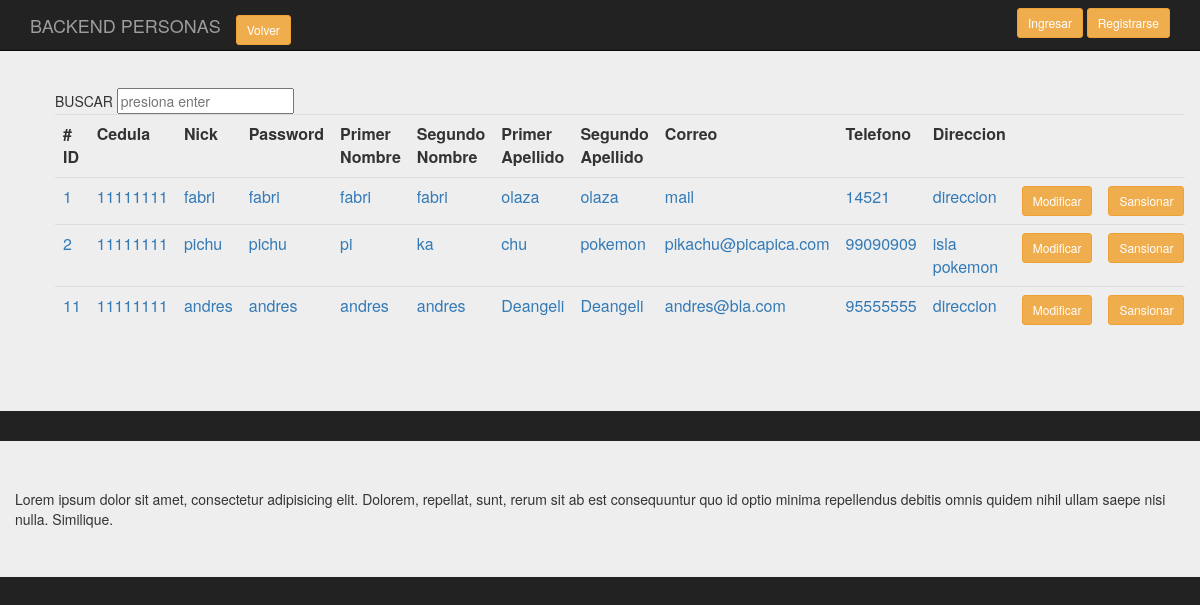
/backend/Presentacion/BackPersona.php, run on an earlier commit of the app's database.
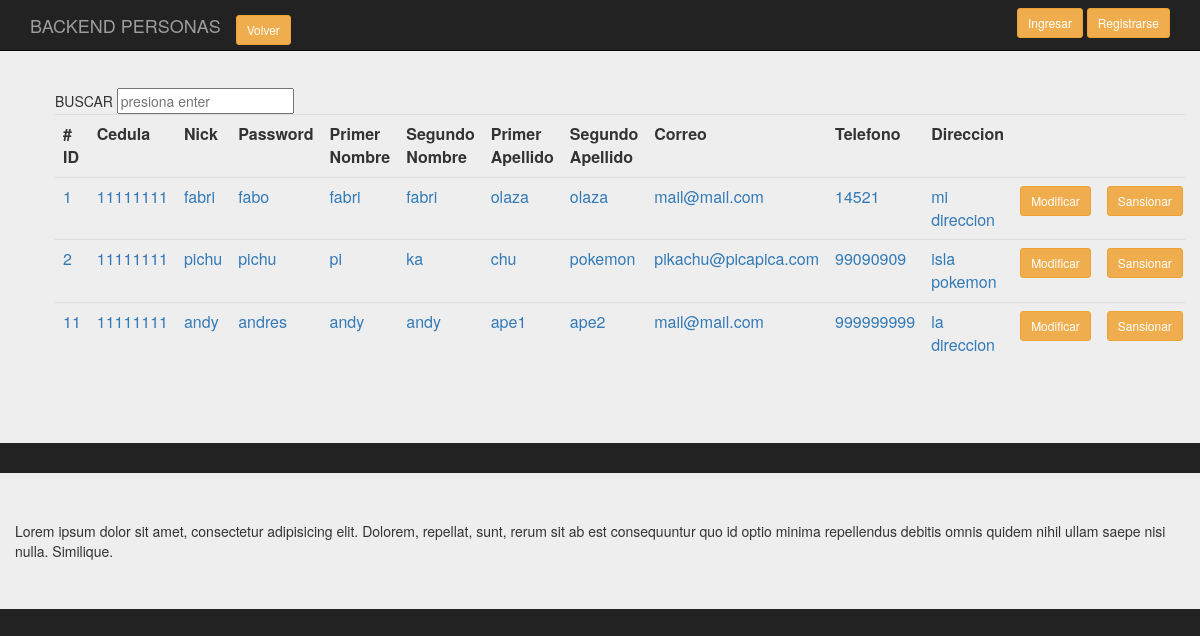
And on a later commit of the database.
### tables this page shows
CREATE TABLE `persona` (
  `id_per` int(11) NOT NULL,
  `ci_per` int(11) DEFAULT NULL,
  `nick_per` varchar(20) DEFAULT NULL,
  `password_per` varchar(20) DEFAULT NULL,
  `nom1_per` varchar(20) DEFAULT NULL,
  `nom2_per` varchar(20) NOT NULL,
  `ape1_per` varchar(20) DEFAULT NULL,
  `ape2_per` varchar(20) DEFAULT NULL,
  `email_per` varchar(60) DEFAULT NULL,
  `tel_per` int(20) DEFAULT NULL,
  `dir_per` varchar(40) DEFAULT NULL
);

### backend/clases/Persona.class.php (called while the page is built, shortened)
<?php
require_once('../persistencia/PersistenciaPersona.class.php');
class Persona
{
    public function consultaTodos($conex)
    {
      $pu=new PersistenciaPersona;
      $datos= $pu->consTodos($conex);
      return $datos;
    }
}
?>

### backend/persistencia/PersistenciaPersona.class.php (called while the page is built, shortened)
<?php
class PersistenciaPersona
{
   public function consTodos( $conex)
   {
        $sql = "select * from persona";
        $result = $conex->prepare($sql);
		$result->execute();
		$resultados=$result->fetchAll();
       return $resultados;
    }
 }
?>

### backend/Presentacion/BackPersona.php (the view, shortened to what this page needs)
<?php
require_once('../clases/Persona.class.php');
?>
<!doctype html>
<html lang="en">
<head>
<link rel="stylesheet" href="https://maxcdn.bootstrapcdn.com/bootstrap/3.3.7/css/bootstrap.min.css">
<link rel="stylesheet" href="../css/estilos.css">
	</head>
<body>
		<div class="container">
			<nav class="navbar navbar-inverse navbar-fixed-top">
				  <div class="container">
					<div class="navbar-header">
					  <a class="navbar-brand" href="#">BACKEND PERSONAS</a>
					  <div class="navbar-brand">
						<a href="index.php" class="btn btn-warning btn-sm">Volver</a>
					  </div>
					</div>
					<div id="navbar" class="navbar-collapse collapse">
					  <form class="navbar-form navbar-right">
						<a href="singin.php" class="btn btn-warning btn-sm">Ingresar</a>
						<a href="Login.php" class="btn btn-warning btn-sm">Registrarse</a>
					  </form>
					</div>
				  </div>
			</nav>
		</div>
		<div class="jumbotron">
			<div class="container-fluid">
				<section class="main row">
					<div class="col-md-12">
					<ol class="pre-scrollable">
										<table class="table">
																<form class="forma-busqueda cf" action="/search.php" method="post">
																	<input name="keywords" id="search_box" type="text" placeholder="presiona enter" >
																</form>
													<tr>
														<th># ID</th>
														<th>Cedula</th>
														<th>Nick</th>
														<th>Password</th>
														<th>Primer Nombre</th>
														<th>Segundo Nombre</th>
														<th>Primer Apellido</th>
														<th>Segundo Apellido</th>
														<th>Correo</th>
														<th>Telefono</th>
														<th>Direccion</th>
														<th></th>
														<th></th>
													</tr>
												<?php
													$conex = conectar();
													$d = new Persona();
													$datos_d=$d->consultaTodos($conex);
													$cuenta=count($datos_d);
												?>
												<?php
												for ($i=0;$i<$cuenta;$i++)
												{
												?>
													<tr>
															<td><a value="<?php echo $datos_d[$i][0]?>"  ><?php echo $datos_d[$i][0]?></a></td>
															<td><a value="<?php echo $datos_d[$i][0]?>"  ><?php echo $datos_d[$i][1]?></a></td>
															<td><a value="<?php echo $datos_d[$i][0]?>"  ><?php echo $datos_d[$i][2]?></a></td>
															<td><a value="<?php echo $datos_d[$i][0]?>"  ><?php echo $datos_d[$i][3]?></a></td>
															<td><a value="<?php echo $datos_d[$i][0]?>"  ><?php echo $datos_d[$i][4]?></a></td>
															<td><a value="<?php echo $datos_d[$i][0]?>"  ><?php echo $datos_d[$i][5]?></a></td>
															<td><a value="<?php echo $datos_d[$i][0]?>"  ><?php echo $datos_d[$i][6]?></a></td>
															<td><a value="<?php echo $datos_d[$i][0]?>"  ><?php echo $datos_d[$i][7]?></a></td>
															<td><a value="<?php echo $datos_d[$i][0]?>"  ><?php echo $datos_d[$i][8]?></a></td>
															<td><a value="<?php echo $datos_d[$i][0]?>"  ><?php echo $datos_d[$i][9]?></a></td>
															<td><a value="<?php echo $datos_d[$i][0]?>"  ><?php echo $datos_d[$i][10]?></a></td>
															<td><a href="singin.php" class="btn btn-warning btn-sm">Modificar</a></td>
															<td><a href="Login.php" class="btn btn-warning btn-sm">Sansionar</a></td>
													</tr>
												<?php
												}
												?>
										</table>
					</ol>
					</div>
				</section>
			</div>
		</div>
		<div class="jumbotron">
		<div class="container">
			<div class="row">
			Lorem ipsum dolor sit amet, consectetur adipisicing elit. Dolorem, repellat, sunt, rerum sit ab est consequuntur quo id optio minima repellendus debitis omnis quidem nihil ullam saepe nisi nulla. Similique.
		</div>
		</div>
</body>
</html>

### backend/Css/estilos.css (style rules this page uses)
body { padding-top: 40px; padding-bottom: 40px; background-color: #222; }
.forma-busqueda { margin-left: -2px; }

What changed in the data, as far as the page shows it:
changed persona "fabri": password_per "fabri" → "fabo"; email_per "mail" → "mail@mail.com"; dir_per "direccion" → "mi direccion"
changed persona "andres": nick_per "andres" → "andy"; nom1_per "andres" → "andy"; nom2_per "andres" → "andy"; ape1_per "Deangeli" → "ape1"; ape2_per "Deangeli" → "ape2"; email_per "andres@bla.com" → "mail@mail.com"; tel_per "95555555" → "999999999"; dir_per "direccion" → "la direccion"
